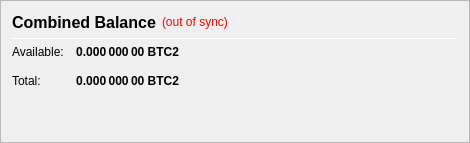
                   <widget class="QFrame" name="frame_CombinedBalances">
                    <property name="minimumSize">
                     <size>
                      <width>470</width>
                      <height>0</height>
                     </size>
                    </property>
                    <property name="frameShape">
                     <enum>QFrame::StyledPanel</enum>
                    </property>
                    <property name="frameShadow">
                     <enum>QFrame::Raised</enum>
                    </property>
                    <layout class="QVBoxLayout" name="verticalLayout_5">
                     <item>
                      <layout class="QHBoxLayout" name="horizontalLayout_5" stretch="0">
                       <item>
                        <widget class="QLabel" name="label_5z">
                         <property name="minimumSize">
                          <size>
                           <width>0</width>
                           <height>20</height>
                          </size>
                         </property>
                         <property name="font">
                          <font>
                           <pointsize>12</pointsize>
                           <weight>75</weight>
                           <bold>true</bold>
                          </font>
                         </property>
                         <property name="toolTip">
                          <string>Combined Balance (including unconfirmed and immature coins)</string>
                         </property>
                         <property name="text">
                          <string>Combined Balance</string>
                         </property>
                        </widget>
                       </item>
                       <item>
                        <widget class="QLabel" name="labelWalletStatus">
                         <property name="cursor">
                          <cursorShape>WhatsThisCursor</cursorShape>
                         </property>
                         <property name="toolTip">
                          <string>The displayed information may be out of date. Your wallet automatically synchronizes with the Bitcoin2 network after a connection is established, but this process has not completed yet.</string>
                         </property>
                         <property name="styleSheet">
                          <string notr="true">QLabel { color: red; }</string>
                         </property>
                         <property name="text">
                          <string notr="true">(out of sync)</string>
                         </property>
                         <property name="alignment">
                          <set>Qt::AlignLeading|Qt::AlignLeft|Qt::AlignVCenter</set>
                         </property>
                        </widget>
                       </item>
                       <item>
                        <spacer name="horizontalSpacer_1">
                         <property name="orientation">
                          <enum>Qt::Horizontal</enum>
                         </property>
                         <property name="sizeHint" stdset="0">
                          <size>
                           <width>40</width>
                           <height>20</height>
                          </size>
                         </property>
                        </spacer>
                       </item>
                      </layout>
                     </item>
                     <item>
                      <widget class="Line" name="line_CombinedBalance">
                       <property name="minimumSize">
                        <size>
                         <width>0</width>
                         <height>1</height>
                        </size>
                       </property>
                       <property name="maximumSize">
                        <size>
                         <width>16777215</width>
                         <height>1</height>
                        </size>
                       </property>
                       <property name="orientation">
                        <enum>Qt::Horizontal</enum>
                       </property>
                      </widget>
                     </item>
                     <item>
                      <layout class="QGridLayout" name="gridLayout_3">
                       <property name="spacing">
                        <number>12</number>
                       </property>
                       <item row="1" column="0">
                        <widget class="QLabel" name="labelBalanceTextz">
                         <property name="text">
                          <string>Available:</string>
                         </property>
                        </widget>
                       </item>
                       <item row="1" column="1">
                        <widget class="QLabel" name="labelBalancez">
                         <property name="font">
                          <font>
                           <weight>75</weight>
                           <bold>true</bold>
                          </font>
                         </property>
                         <property name="cursor">
                          <cursorShape>IBeamCursor</cursorShape>
                         </property>
                         <property name="toolTip">
                          <string>Your current spendable balance</string>
                         </property>
                         <property name="text">
                          <string notr="true">0.000 000 00 BTC2</string>
                         </property>
                         <property name="alignment">
                          <set>Qt::AlignRight|Qt::AlignTrailing|Qt::AlignVCenter</set>
                         </property>
                         <property name="textInteractionFlags">
                          <set>Qt::LinksAccessibleByMouse|Qt::TextSelectableByKeyboard|Qt::TextSelectableByMouse</set>
                         </property>
                        </widget>
                       </item>
                       <item row="2" column="0">
                        <widget class="QLabel" name="labelTotalTextz">
                         <property name="text">
                          <string>Total:</string>
                         </property>
                        </widget>
                       </item>
                       <item row="2" column="1">
                        <widget class="QLabel" name="labelTotalz">
                         <property name="font">
                          <font>
                           <weight>75</weight>
                           <bold>true</bold>
                          </font>
                         </property>
                         <property name="cursor">
                          <cursorShape>IBeamCursor</cursorShape>
                         </property>
                         <property name="toolTip">
                          <string>Total Balance, including all unavailable coins.</string>
                         </property>
                         <property name="text">
                          <string notr="true">0.000 000 00 BTC2</string>
                         </property>
                         <property name="alignment">
                          <set>Qt::AlignRight|Qt::AlignTrailing|Qt::AlignVCenter</set>
                         </property>
                         <property name="textInteractionFlags">
                          <set>Qt::LinksAccessibleByMouse|Qt::TextSelectableByKeyboard|Qt::TextSelectableByMouse</set>
                         </property>
                        </widget>
                       </item>
                       <item row="2" column="3">
                        <spacer name="horizontalSpacer_2">
                         <property name="orientation">
                          <enum>Qt::Horizontal</enum>
                         </property>
                         <property name="sizeHint" stdset="0">
                          <size>
                           <width>40</width>
                           <height>20</height>
                          </size>
                         </property>
                        </spacer>
                       </item>
                      </layout>
                     </item>
                     <item>
                      <spacer name="verticalSpacer_1">
                       <property name="orientation">
                        <enum>Qt::Vertical</enum>
                       </property>
                       <property name="sizeHint" stdset="0">
                        <size>
                         <width>20</width>
                         <height>40</height>
                        </size>
                       </property>
                      </spacer>
                     </item>
                    </layout>
                   </widget>
